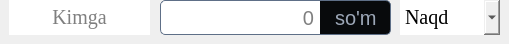
                   <widget class="QFrame" name="frame">
                    <property name="minimumSize">
                     <size>
                      <width>500</width>
                      <height>40</height>
                     </size>
                    </property>
                    <property name="styleSheet">
                     <string notr="true">border:0;</string>
                    </property>
                    <property name="frameShape">
                     <enum>QFrame::Shape::StyledPanel</enum>
                    </property>
                    <property name="frameShadow">
                     <enum>QFrame::Shadow::Raised</enum>
                    </property>
                    <widget class="QLineEdit" name="lineEdit">
                     <property name="geometry">
                      <rect>
                       <x>160</x>
                       <y>0</y>
                       <width>161</width>
                       <height>35</height>
                      </rect>
                     </property>
                     <property name="font">
                      <font>
                       <pointsize>15</pointsize>
                      </font>
                     </property>
                     <property name="mouseTracking">
                      <bool>true</bool>
                     </property>
                     <property name="layoutDirection">
                      <enum>Qt::LayoutDirection::LeftToRight</enum>
                     </property>
                     <property name="styleSheet">
                      <string notr="true">QLineEdit{
border-top-left-radius: 5px;
border-bottom-left-radius: 5px;
border: 1px solid rgb(94, 111, 135);
padding: 5px;
padding-left: 15px;
border-right: 0px;
}</string>
                     </property>
                     <property name="inputMask">
                      <string/>
                     </property>
                     <property name="alignment">
                      <set>Qt::AlignmentFlag::AlignRight|Qt::AlignmentFlag::AlignTrailing|Qt::AlignmentFlag::AlignVCenter</set>
                     </property>
                     <property name="dragEnabled">
                      <bool>false</bool>
                     </property>
                     <property name="readOnly">
                      <bool>false</bool>
                     </property>
                     <property name="placeholderText">
                      <string>0</string>
                     </property>
                    </widget>
                    <widget class="QLabel" name="label_16">
                     <property name="geometry">
                      <rect>
                       <x>320</x>
                       <y>0</y>
                       <width>71</width>
                       <height>35</height>
                      </rect>
                     </property>
                     <property name="font">
                      <font>
                       <pointsize>15</pointsize>
                      </font>
                     </property>
                     <property name="styleSheet">
                      <string notr="true">QLabel{
color: #9CA7B7;
background-color: #080A0C;
border-top-right-radius: 5px;
border-bottom-right-radius: 5px;
padding-top: 5px;
padding-right: 10px;
padding-bottom: 5px;
padding-left: 10px;
border: 1px solid rgb(94, 111, 135);
border-left: 0px
}</string>
                     </property>
                     <property name="text">
                      <string>so'm</string>
                     </property>
                    </widget>
                    <widget class="QLineEdit" name="lineEdit_7">
                     <property name="geometry">
                      <rect>
                       <x>9</x>
                       <y>0</y>
                       <width>141</width>
                       <height>35</height>
                      </rect>
                     </property>
                     <property name="font">
                      <font>
                       <family>Times New Roman</family>
                       <pointsize>15</pointsize>
                       <stylestrategy>PreferDefault</stylestrategy>
                      </font>
                     </property>
                     <property name="focusPolicy">
                      <enum>Qt::FocusPolicy::StrongFocus</enum>
                     </property>
                     <property name="toolTip">
                      <string>&lt;html&gt;&lt;head/&gt;&lt;body&gt;&lt;p align=&quot;right&quot;&gt;&lt;br/&gt;&lt;/p&gt;&lt;/body&gt;&lt;/html&gt;</string>
                     </property>
                     <property name="whatsThis">
                      <string>&lt;html&gt;&lt;head/&gt;&lt;body&gt;&lt;p align=&quot;right&quot;&gt;sd&lt;/p&gt;&lt;/body&gt;&lt;/html&gt;</string>
                     </property>
                     <property name="layoutDirection">
                      <enum>Qt::LayoutDirection::LeftToRight</enum>
                     </property>
                     <property name="styleSheet">
                      <string notr="true"/>
                     </property>
                     <property name="text">
                      <string/>
                     </property>
                     <property name="alignment">
                      <set>Qt::AlignmentFlag::AlignCenter</set>
                     </property>
                     <property name="placeholderText">
                      <string>Kimga</string>
                     </property>
                    </widget>
                    <widget class="QComboBox" name="comboBox">
                     <property name="geometry">
                      <rect>
                       <x>400</x>
                       <y>0</y>
                       <width>100</width>
                       <height>35</height>
                      </rect>
                     </property>
                     <property name="minimumSize">
                      <size>
                       <width>100</width>
                       <height>0</height>
                      </size>
                     </property>
                     <property name="maximumSize">
                      <size>
                       <width>100</width>
                       <height>16777215</height>
                      </size>
                     </property>
                     <property name="font">
                      <font>
                       <family>Times New Roman</family>
                       <pointsize>15</pointsize>
                       <stylestrategy>PreferDefault</stylestrategy>
                      </font>
                     </property>
                     <property name="styleSheet">
                      <string notr="true"/>
                     </property>
                     <item>
                      <property name="text">
                       <string>Naqd</string>
                      </property>
                     </item>
                     <item>
                      <property name="text">
                       <string>Plastik</string>
                      </property>
                     </item>
                     <item>
                      <property name="text">
                       <string>Nasiya</string>
                      </property>
                     </item>
                     <item>
                      <property name="text">
                       <string>Imtiyoz</string>
                      </property>
                     </item>
                    </widget>
                   </widget>
